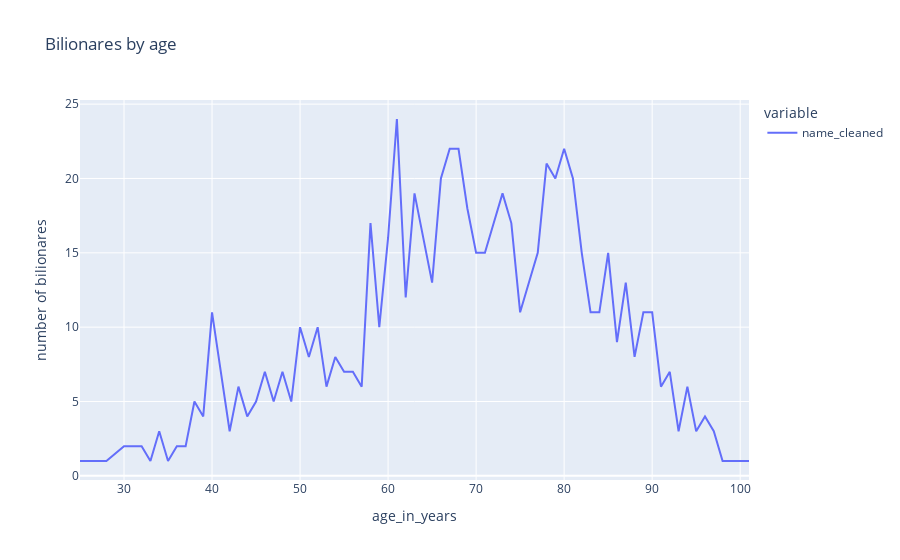

The notebook cell saved with this chart:
### Markdown cell above
### bilionares by age

### Code cell
nownow = datetime.now()
data['age_in_years'] = round((now - data['birth_year']) / (365*np.timedelta64(1, 'D')))
df = data[['name_cleaned', 'age_in_years']].drop_duplicates(keep='first').groupby('age_in_years').count()
px.line(df, title='Bilionares by age', labels={'age_in_year': 'age', 'value': 'number of bilionares'})

### Figure 1 — Plotly figure (JSON) as saved in the notebook; plotly's stock layout.template omitted (floating-point values rounded to 4 significant figures)
{"data": [{"hovertemplate": "variable=name_cleaned<br>age_in_years=%{x}<br>number of bilionares=%{y}<extra></extra>", "legendgroup": "name_cleaned", "line": {"color": "#636efa", "dash": "solid"}, "marker": {"symbol": "circle"}, "mode": "lines", "name": "name_cleaned", "orientation": "v", "showlegend": true, "type": "scatter", "x": [25, 28, 30, 32, 33, 34, 35, 36, 37, 38, 39, 40, 41, 42, 43, 44, 45, 46, 47, 48, 49, 50, 51, 52, 53, 54, 55, 56, 57, 58, 59, 60, 61, 62, 63, 64, 65, 66, 67, 68, 69, 70, 71, 72, 73, 74, 75, 76, 77, 78, 79, 80, 81, 82, 83, 84, 85, 86, 87, 88, 89, 90, 91, 92, 93, 94, 95, 96, 97, 98, 99, 100, 101], "xaxis": "x", "y": [1, 1, 2, 2, 1, 3, 1, 2, 2, 5, 4, 11, 7, 3, 6, 4, 5, 7, 5, 7, 5, 10, 8, 10, 6, 8, 7, 7, 6, 17, 10, 16, 24, 12, 19, 16, 13, 20, 22, 22, 18, 15, 15, 17, 19, 17, 11, 13, 15, 21, 20, 22, 20, 15, 11, 11, 15, 9, 13, 8, 11, 11, 6, 7, 3, 6, 3, 4, 3, 1, 1, 1, 1], "yaxis": "y"}], "layout": {"autosize": true, "legend": {"title": {"text": "variable"}, "tracegroupgap": 0}, "title": {"text": "Bilionares by age"}, "xaxis": {"anchor": "y", "autorange": true, "domain": [0, 1], "range": [25, 101], "title": {"text": "age_in_years"}, "type": "linear"}, "yaxis": {"anchor": "x", "autorange": true, "domain": [0, 1], "range": [-0.2778, 25.28], "title": {"text": "number of bilionares"}, "type": "linear"}}}
